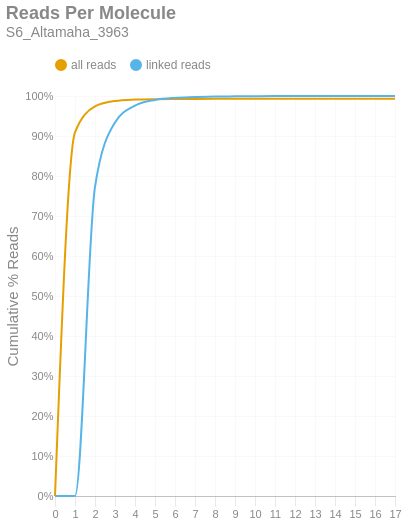

Notebook cell for this chart:
### Markdown cell above
### Reads per Molecule
This chart shows the cumulative distribution of the number of reads per linked molecule. That is, how many alignments are associated with a unique molecule. This excludes the number of reads associated with invalid or absent linked-read barcodes. The `linked` histogram is the percentages recalculated when disregarding singletons.

### Code cell
if SKIPLR:
    print_html(f"Skipped")
else:
    counts = np.bincount(valids['reads'].cast(pl.Int64).to_numpy())
    weighted = counts * np.arange(len(counts))
    all_perc = weighted / n_reads
    linked_perc = weighted / n_linked_reads
    linked_perc[1] = 0
    binned_df = pl.DataFrame({
        'readsper': list(range(len(counts))),
        'all reads (cumsum)': np.cumsum(all_perc).tolist(),
        'linked reads (cumsum)': np.cumsum(linked_perc).tolist(),
    })

    with SafeRender(binned_df):
        (
            density_plot(binned_df, 'Reads Per Molecule', samplename, 'readspmol')
            .encode(
                x=alt.X('readsper:O', title=None).axis(labelAngle=0).scale(padding=0),
                y=alt.Y('value:Q', title='Cumulative % Reads').axis(format='%').stack(False),
                color=alt.Color("key:N").scale(domain=["all reads", "linked reads"]),
                tooltip=[
                    alt.Tooltip("key:N", title="Data Type"),
                    alt.Tooltip("readsper:O", title="Reads Per Molecule"),
                    alt.Tooltip("value:Q", format=".2%", title="% Reads (Cum.)")
                ]            
            )
        ).display()

### Figure 1 — Vega-Lite specification as saved in the notebook (floating-point values rounded to 4 significant figures)
{"width": "container", "height": 400, "config": {"title": {"anchor": "start", "dy": -15, "fontSize": 18, "color": "#888888", "subtitleColor": "#888888", "subtitleFontSize": 14}, "arc": {"fill": "#0072B2"}, "axis": {"domainColor": "#888888", "domainWidth": 0.5, "gridWidth": 0.2, "grid": false, "titleFontWeight": 400, "titleFontSize": 15, "labelFontSize": 11, "labelColor": "#888888", "tickColor": "#888888", "tickWidth": 0.2, "titleColor": "#888888"}, "axisBand": {"grid": false}, "axisX": {"grid": true, "tickSize": 10, "domainCap": "round"}, "axisY": {"domain": false, "grid": true, "tickSize": 0, "domainCap": "round"}, "background": "transparent", "header": {"labelFontSize": 15, "labelColor": "#888888", "titleFontSize": 15, "titleFontWeight": 600, "titleColor": "#888888"}, "legend": {"labelFont": "sans-serif", "labelFontSize": 12, "labelColor": "#888888", "symbolSize": 100, "symbolType": "circle", "titleFontSize": 12, "titlePadding": 10, "titleColor": "#888888", "title": null, "orient": "top"}, "range": {"category": ["#E69F00", "#56B4E9", "#009E73", "#F0E442", "#0072B2", "#D55E00", "#CC79A7", "#000000"], "diverging": ["#cfe8f3", "#a2d4ec", "#73bfe2", "#46abdb", "#1696d2", "#12719e"]}, "area": {"fill": "#0072B2", "fillOpacity": 0.7, "line": true, "strokeOpacity": 0.7}, "line": {"color": "#0072B2", "stroke": "#0072B2", "strokeWidth": 2}, "trail": {"color": "#0072B2", "stroke": "#0072B2", "strokeWidth": 0, "size": 1}, "point": {"filled": true, "fillOpacity": 1.0, "size": 95}, "text": {"color": "#888888", "fontSize": 11, "align": "right", "fontWeight": 400, "size": 11}, "bar": {"fill": "#0072B2", "stroke": null}, "view": {"stroke": null, "continuousWidth": 660, "continuousHeight": 400}}, "data": {"name": "data-85cf93e5c1af5cbdaa1ed2b97468153a"}, "mark": {"type": "line", "interpolate": "monotone", "point": {"opacity": 0, "size": 275}}, "encoding": {"color": {"field": "key", "scale": {"domain": ["all reads", "linked reads"]}, "type": "nominal"}, "tooltip": [{"field": "key", "title": "Data Type", "type": "nominal"}, {"field": "readsper", "title": "Reads Per Molecule", "type": "ordinal"}, {"field": "value", "format": ".2%", "title": "% Reads (Cum.)", "type": "quantitative"}], "x": {"axis": {"labelAngle": 0}, "field": "readsper", "scale": {"padding": 0}, "title": null, "type": "ordinal"}, "y": {"axis": {"format": "%"}, "field": "value", "stack": false, "title": "Cumulative % Reads", "type": "quantitative"}}, "params": [{"name": "param_c36ac31b6afebe62", "select": {"type": "point", "fields": ["key"]}, "bind": "legend"}], "title": {"text": "Reads Per Molecule", "subtitle": "S6_Altamaha_3963"}, "transform": [{"fold": ["all reads (cumsum)", "linked reads (cumsum)"]}, {"calculate": "replace(datum.key, ' (cumsum)', '')", "as": "key"}, {"filter": {"param": "param_c36ac31b6afebe62"}}], "usermeta": {"embedOptions": {"downloadFileName": "S6_Altamaha_3963.readspmol"}}, "$schema": "https://vega.github.io/schema/vega-lite/v6.1.0.json", "datasets": {"data-85cf93e5c1af5cbdaa1ed2b97468153a": [{"readsper": 0, "all reads (cumsum)": 0.0, "linked reads (cumsum)": 0.0}, {"readsper": 1, "all reads (cumsum)": 0.9089, "linked reads (cumsum)": 0.0}, {"readsper": 2, "all reads (cumsum)": 0.9739, "linked reads (cumsum)": 0.7729}, {"readsper": 3, "all reads (cumsum)": 0.9875, "linked reads (cumsum)": 0.9339}, {"readsper": 4, "all reads (cumsum)": 0.991, "linked reads (cumsum)": 0.9759}, {"readsper": 5, "all reads (cumsum)": 0.9922, "linked reads (cumsum)": 0.9901}, {"readsper": 6, "all reads (cumsum)": 0.9926, "linked reads (cumsum)": 0.9953}, {"readsper": 7, "all reads (cumsum)": 0.9928, "linked reads (cumsum)": 0.9972}, {"readsper": 8, "all reads (cumsum)": 0.9929, "linked reads (cumsum)": 0.9987}, {"readsper": 9, "all reads (cumsum)": 0.9929, "linked reads (cumsum)": 0.9992}, {"readsper": 10, "all reads (cumsum)": 0.993, "linked reads (cumsum)": 0.9995}, {"readsper": 11, "all reads (cumsum)": 0.993, "linked reads (cumsum)": 0.9997}, {"readsper": 12, "all reads (cumsum)": 0.993, "linked reads (cumsum)": 0.9997}, {"readsper": 13, "all reads (cumsum)": 0.993, "linked reads (cumsum)": 0.9997}, {"readsper": 14, "all reads (cumsum)": 0.993, "linked reads (cumsum)": 0.9999}, {"readsper": 15, "all reads (cumsum)": 0.993, "linked reads (cumsum)": 0.9999}, {"readsper": 16, "all reads (cumsum)": 0.993, "linked reads (cumsum)": 0.9999}, {"readsper": 17, "all reads (cumsum)": 0.993, "linked reads (cumsum)": 1.0}]}}
